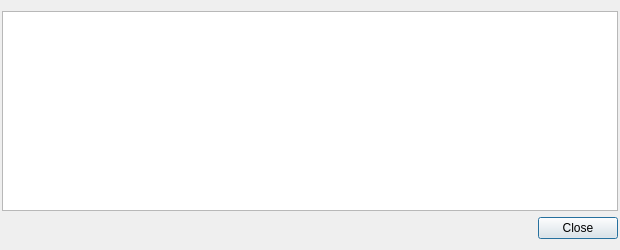
<?xml version="1.0" encoding="UTF-8"?>
<ui version="4.0">
 <class>TransactionDescDialog</class>
 <widget class="QDialog" name="TransactionDescDialog">
  <property name="geometry">
   <rect>
    <x>0</x>
    <y>0</y>
    <width>620</width>
    <height>250</height>
   </rect>
  </property>
  <property name="windowTitle">
   <string>Transaction details</string>
  </property>
  <property name="styleSheet">
   <string notr="true"/>
  </property>
  <layout class="QVBoxLayout" name="verticalLayout">
   <property name="leftMargin">
    <number>2</number>
   </property>
   <property name="rightMargin">
    <number>2</number>
   </property>
   <item>
    <widget class="QTextEdit" name="detailText">
     <property name="font">
      <font>
       <pointsize>10</pointsize>
      </font>
     </property>
     <property name="toolTip">
      <string>This pane shows a detailed description of the transaction</string>
     </property>
     <property name="readOnly">
      <bool>true</bool>
     </property>
    </widget>
   </item>
   <item>
    <widget class="QDialogButtonBox" name="buttonBox">
     <property name="orientation">
      <enum>Qt::Horizontal</enum>
     </property>
     <property name="standardButtons">
      <set>QDialogButtonBox::Close</set>
     </property>
    </widget>
   </item>
  </layout>
 </widget>
 <resources/>
 <connections>
  <connection>
   <sender>buttonBox</sender>
   <signal>accepted()</signal>
   <receiver>TransactionDescDialog</receiver>
   <slot>accept()</slot>
   <hints>
    <hint type="sourcelabel">
     <x>248</x>
     <y>254</y>
    </hint>
    <hint type="destinationlabel">
     <x>157</x>
     <y>274</y>
    </hint>
   </hints>
  </connection>
  <connection>
   <sender>buttonBox</sender>
   <signal>rejected()</signal>
   <receiver>TransactionDescDialog</receiver>
   <slot>reject()</slot>
   <hints>
    <hint type="sourcelabel">
     <x>316</x>
     <y>260</y>
    </hint>
    <hint type="destinationlabel">
     <x>286</x>
     <y>274</y>
    </hint>
   </hints>
  </connection>
 </connections>
</ui>
